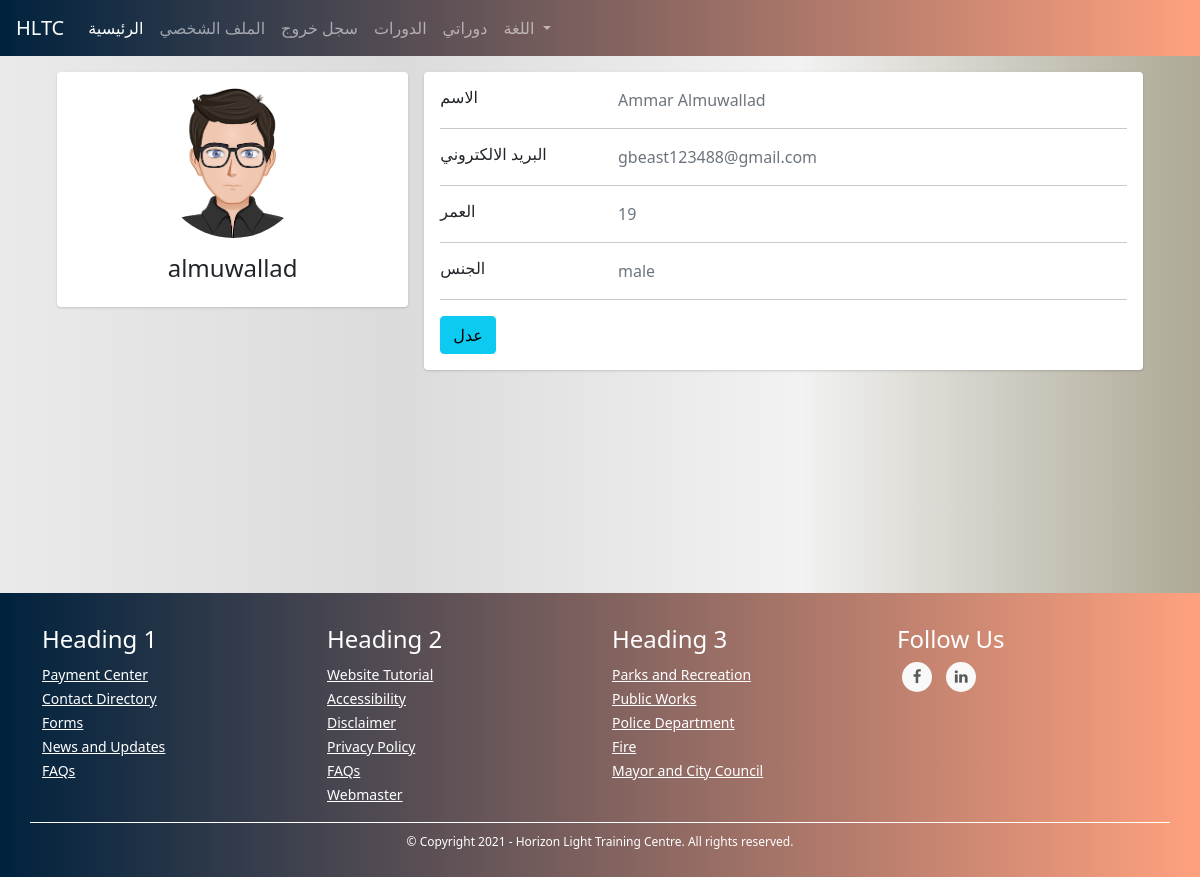
The app's page /students/profile (signed in) with its own data.
### TUTOR/models.py (models this page shows, shortened)
class UserModel(db.Model, UserMixin):
    id = db.Column(db.Integer, primary_key=True)
    first_name = db.Column(db.String(128), nullable=False)
    last_name = db.Column(db.String(128), nullable=False)
    username = db.Column(db.String(20), unique=True, nullable=False)
    email = db.Column(db.String(256), unique=True, nullable=False)
    password = db.Column(db.String(255), nullable=False)
    user_type = db.Column(db.String(30), nullable=False)
    _gender = db.Column(db.Boolean, nullable=False, default=True)
    email_confirmation_code = db.Column(db.String(5), nullable=True)
    is_confirmed = db.Column(db.Boolean, nullable=False, default=False)
    creation_date = db.Column(db.DateTime, nullable=False, default=datetime.utcnow)
    admin_data_model = db.relationship('AdminDataModel', backref='user', uselist=False)
    tutor_data_model = db.relationship('TutorDataModel', backref='user', uselist=False)
    student_data_model = db.relationship('StudentDataModel', backref='user', uselist=False)
    @property
    def full_name(self):
        return self.first_name + " " + self.last_name
    @property
    def gender(self):
        return "male" if self._gender else "female"

class StudentDataModel(db.Model):
    id = db.Column(db.Integer, primary_key=True)
    date_of_birth = db.Column(db.DateTime, nullable=False)
    user_id = db.Column(db.Integer, db.ForeignKey('user_model.id'))
    courses = db.relationship('CourseModel', secondary=courses, lazy='subquery',
        backref=db.backref('students', lazy=True))
    @property
    def age(self):
        return int((datetime.date(datetime.utcnow()) - datetime.date(self.date_of_birth)).days / 365)

### TUTOR/STUDENTS/routes.py (the view)
@students_blueprint.route("/students/profile", methods=["GET"])
@login_required(["student"])
def profile():
    return render_template("students/new_profile.html")

### TUTOR/STUDENTS/routes.py (called while the page is built)
@students_blueprint.context_processor
def utility_processor():
    return dict(get_language_text=LngObj.get_language_text, get_current_page_language_list=LngObj.get_current_page_language_list, languages=LANGUAGES, admin_types=ADMIN_TYPES, settings=SiteSettingsModel.instance())

### TUTOR/models.py (called while the page is built)
@login_manager.user_loader
def load_user(user_id):
    return UserModel.query.get(int(user_id))

    @classmethod
    def instance(cls):
        return cls.query.get(1)

### TUTOR/utils/utils.py (called while the page is built)
def login_required(roles=[]):
	def wrapper(fn):
		@wraps(fn)
		def decorated_view(*args, **kwargs):
			if request.method in EXEMPT_METHODS:
				return fn(*args, **kwargs)
			elif current_app.login_manager._login_disabled:
				return fn(*args, **kwargs)
			elif not current_user.is_authenticated:
				return current_app.login_manager.unauthorized()
			role = current_user.user_type
			if ( (role not in roles) and (roles != []) ):
				return current_app.login_manager.unauthorized()
			return fn(*args, **kwargs)
		return decorated_view
	return wrapper

### TUTOR/templates/students/new_profile.html (shortened to what this page needs)
{% extends "template.html" %}
{% block content %}
<link rel="stylesheet" href="{{ url_for('static', filename='css/students/profile.css') }}">
<div class="container">
    <div class="main-body">
      <div class="row justify-content-center">
        <div class="col-sm-7 my-col">
        </div>
    </div>
          <div class="row gutters-sm">
            <div class="col-md-4 mb-3">
              <div class="card">
                <div class="card-body">
                  <div class="d-flex flex-column align-items-center text-center">
                    {% if current_user._gender  %}
                    <img src="{{ url_for('static', filename='images/male_student.png') }}" alt="Admin" class="rounded-circle" width="150">
                    {% else %}
                    <img src="{{ url_for('static', filename='images/female_student.png') }}" alt="Admin" class="rounded-circle" width="150">
                    {% endif %}
                    <div class="mt-3">
                      <h4>{{ current_user.username }}</h4>
                    </div>
                  </div>
                </div>
              </div>
            </div>
            <div class="col-md-8">
              <div class="card mb-3">
                <div class="card-body">
                  <div class="row">
                    <div class="col-sm-3">
                      <h6 class="mb-0">الاسم</h6>
                    </div>
                    <div class="col-sm-9 text-secondary">
                      {{ current_user.full_name }}
                    </div>
                  </div>
                  <hr>
                  <div class="row">
                    <div class="col-sm-3">
                      <h6 class="mb-0">البريد الالكتروني</h6>
                    </div>
                    <div class="col-sm-9 text-secondary">
                      {{ current_user.email }}
                    </div>
                  </div>
                  <hr>
                  <div class="row">
                    <div class="col-sm-3">
                      <h6 class="mb-0">العمر</h6>
                    </div>
                    <div class="col-sm-9 text-secondary">
                      {{ current_user.student_data_model.age }}
                    </div>
                  </div>
                  <hr>
                  <div class="row">
                    <div class="col-sm-3">
                      <h6 class="mb-0">الجنس</h6>
                    </div>
                    <div class="col-sm-9 text-secondary">
                      {{ current_user.gender }}
                    </div>
                  </div>
                  <hr>
                  <div class="row">
                    <div class="col-sm-12">
                      <a class="btn btn-info " href="{{ url_for('students_blueprint.edit_profile') }}">عدل</a>
                    </div>
                  </div>
                </div>
              </div>
            </div>
          </div>
        </div>
    </div>
    <br><br><br><br><br><br><br><br>
{% endblock %}

### TUTOR/static/css/global.css (style rules this page uses)
body { background: #ADA996; background: -webkit-linear-gradient(to right, #EAEAEA, #DBDBDB, #F2F2F2, #ADA996); background: linear-gradient(to right, #EAEAEA, #DBDBDB, #F2F2F2, #ADA996); }

### TUTOR/static/css/students/profile.css (style rules this page uses)
.main-body { padding: 15px; }
.card { box-shadow: 0 1px 3px 0 rgba(0,0,0,.1), 0 1px 2px 0 rgba(0,0,0,.06); }
.card { position: relative; display: flex; flex-direction: column; min-width: 0; word-wrap: break-word; background-color: #fff; background-clip: border-box; border: 0 solid rgba(0,0,0,.125); border-radius: .25rem; }
.card-body { flex: 1 1 auto; min-height: 1px; padding: 1rem; }
.gutters-sm { margin-right: -8px; margin-left: -8px; }
.gutters-sm>.col, .gutters-sm>[class*=col-] { padding-right: 8px; padding-left: 8px; }
.mb-3, .my-3 { margin-bottom: 1rem!important; }

### records on screen
UserModel: username "almuwallad", full_name "Ammar Almuwallad", email "gbeast123488@gmail.com", gender "male"
StudentDataModel: student_data_model.age "19"
